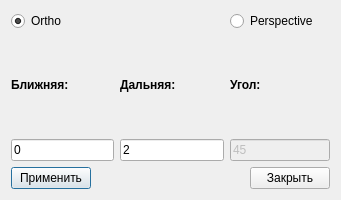
<?xml version="1.0" encoding="UTF-8"?>
<ui version="4.0">
 <class>SetProjectionForm</class>
 <widget class="QDialog" name="SetProjectionForm">
  <property name="geometry">
   <rect>
    <x>0</x>
    <y>0</y>
    <width>341</width>
    <height>200</height>
   </rect>
  </property>
  <property name="windowTitle">
   <string>Настройка проекции</string>
  </property>
  <property name="modal">
   <bool>true</bool>
  </property>
  <layout class="QVBoxLayout" name="verticalLayout_6">
   <item>
    <layout class="QHBoxLayout" name="horizontalLayout_3">
     <item>
      <layout class="QVBoxLayout" name="verticalLayout_4">
       <item>
        <widget class="QRadioButton" name="radioButton_ortho">
         <property name="text">
          <string>Ortho</string>
         </property>
         <property name="checked">
          <bool>true</bool>
         </property>
        </widget>
       </item>
       <item>
        <layout class="QHBoxLayout" name="horizontalLayout_2">
         <item>
          <layout class="QVBoxLayout" name="verticalLayout">
           <item>
            <widget class="QLabel" name="label_5">
             <property name="font">
              <font>
               <weight>75</weight>
               <bold>true</bold>
              </font>
             </property>
             <property name="text">
              <string>Ближняя:</string>
             </property>
            </widget>
           </item>
           <item>
            <widget class="QLineEdit" name="lineEdit_near">
             <property name="text">
              <string>0</string>
             </property>
            </widget>
           </item>
          </layout>
         </item>
         <item>
          <layout class="QVBoxLayout" name="verticalLayout_2">
           <item>
            <widget class="QLabel" name="label_6">
             <property name="font">
              <font>
               <weight>75</weight>
               <bold>true</bold>
              </font>
             </property>
             <property name="text">
              <string>Дальняя:</string>
             </property>
            </widget>
           </item>
           <item>
            <widget class="QLineEdit" name="lineEdit_far">
             <property name="text">
              <string>2</string>
             </property>
            </widget>
           </item>
          </layout>
         </item>
        </layout>
       </item>
      </layout>
     </item>
     <item>
      <layout class="QVBoxLayout" name="verticalLayout_5">
       <item>
        <widget class="QRadioButton" name="radioButton_perspective">
         <property name="text">
          <string>Perspective</string>
         </property>
        </widget>
       </item>
       <item>
        <layout class="QVBoxLayout" name="verticalLayout_3">
         <item>
          <widget class="QLabel" name="label_7">
           <property name="font">
            <font>
             <weight>75</weight>
             <bold>true</bold>
            </font>
           </property>
           <property name="text">
            <string>Угол:</string>
           </property>
          </widget>
         </item>
         <item>
          <widget class="QLineEdit" name="lineEdit_angle">
           <property name="enabled">
            <bool>false</bool>
           </property>
           <property name="text">
            <string>45</string>
           </property>
          </widget>
         </item>
        </layout>
       </item>
      </layout>
     </item>
    </layout>
   </item>
   <item>
    <layout class="QHBoxLayout" name="horizontalLayout">
     <item>
      <widget class="QPushButton" name="pushButton_apply">
       <property name="text">
        <string>Применить</string>
       </property>
      </widget>
     </item>
     <item>
      <spacer name="horizontalSpacer">
       <property name="orientation">
        <enum>Qt::Horizontal</enum>
       </property>
       <property name="sizeHint" stdset="0">
        <size>
         <width>40</width>
         <height>20</height>
        </size>
       </property>
      </spacer>
     </item>
     <item>
      <widget class="QPushButton" name="pushButton_close">
       <property name="text">
        <string>Закрыть</string>
       </property>
      </widget>
     </item>
    </layout>
   </item>
  </layout>
 </widget>
 <resources/>
 <connections/>
</ui>
